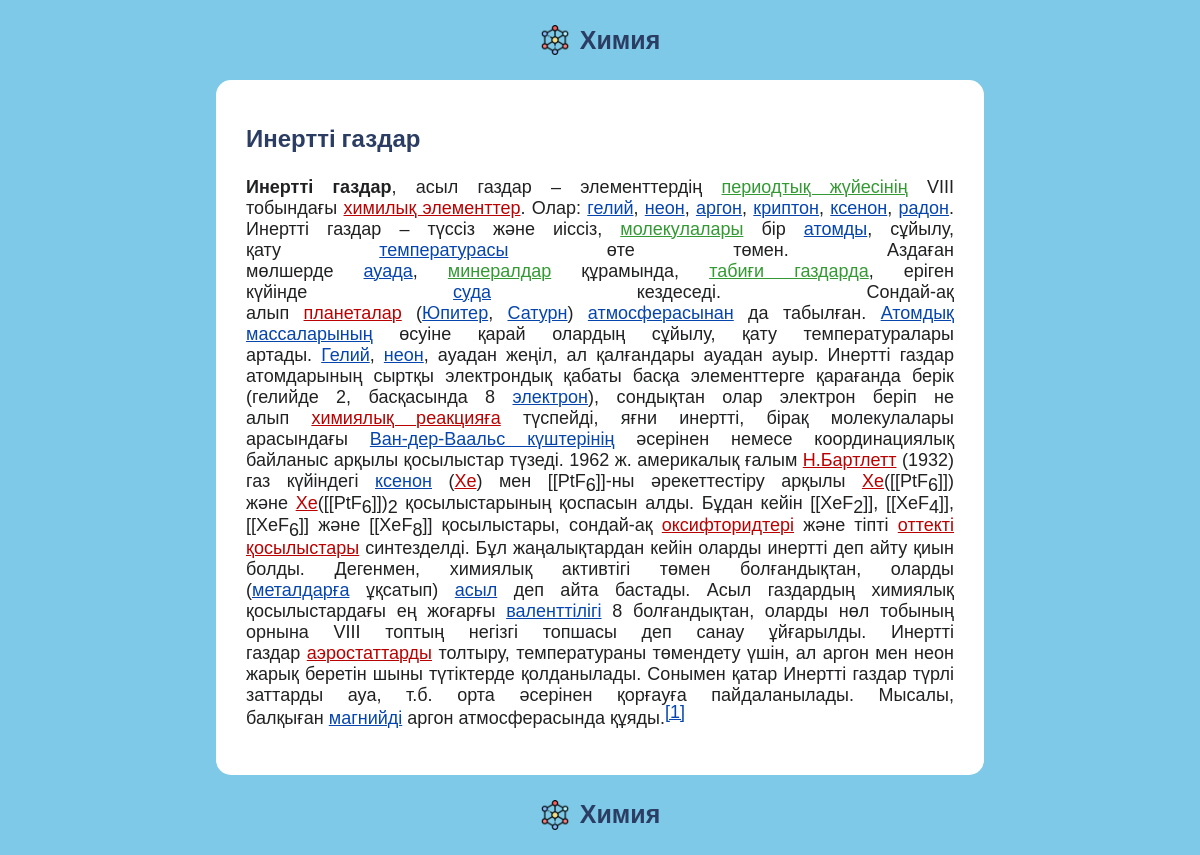
Screenshot of /item.php?id=6 with the database file from the repository.
### tables this page shows
CREATE TABLE items (id INTEGER PRIMARY KEY UNIQUE, name VARCHAR (0, 255), logo TEXT, text TEXT);

### item.php (the view, shortened to what this page needs)
<?php
    include('config.php');
    $id = $_GET['id'];
    $result = $db->prepare("SELECT * FROM items WHERE id = :id");
    $result->execute([':id' => $id]);
    $row = $result->fetchAll(PDO::FETCH_ASSOC);
?>
<!DOCTYPE html>
<html lang="en">
<head>
    <link rel="stylesheet" href="./css/sweetalert2.min.css">
    <link rel="stylesheet" href="./css/style.css">
</head>
<body>
    <header>
        <a href="./">
            <div class="header">
                <img src="./img/logo.png" alt="">
                <span>Химия</span>
            </div>
        </a>
    </header>
    <section>
        <div class="wrapper">
            <div class="block">
                <?php
                    foreach ($row as $row) {
                        ?>
                        <div class="block_title">
                            <h3><?php echo $row['name']; ?></h3>
                        </div>
                        <div class="block_body">
                            <?php echo $row['text']; ?>
                        </div>
                        <?php
                    };
                ?>
            </div>
        </div>
    </section>
    <footer>
        <a href="./">
            <div class="footer">
                <img src="./img/logo.png" alt="">
                <span>Химия</span>
            </div>
        </a>
    </footer>
</body>
</html>

### css/style.css (style rules this page uses)
*, *:before, *:after { box-sizing: border-box; }
body { padding: 0; margin: 0; outline: none; user-select: none; font-family: 'Roboto', sans-serif; background-color: #7dc9e7; }
header { min-height: 10vh; height: 50px; width: 100%; }
section { height: auto; min-height: 80vh; width: 100%; }
.wrapper { max-width: 1140px; width: 100%; margin: 0 auto; }
.block { width: 100%; min-height: 80vh; height: 100%; margin: 0px auto; padding: 30px; border-radius: 15px; background-color: #fff; }
.block_title h3 { margin-top: 15px; font-weight: 600; font-size: 24px; color: #2c3d63; }
header a, .box a, footer a { text-decoration: none; color: inherit; }
footer { min-height: 10vh; height: 50px; width: 100%; }
.header, .footer { height: 100%; display: flex; align-items: center; justify-content: center; }
.header img, .footer img { margin-right: 10px; line-height: 30px; height: 30px; }
.header span, .footer span { font-weight: 600; font-size: 25px; color: #2c3d63; }
@media (max-width: 1200px) { .wrapper { max-width: 768px; width: 100%; } }

### rows the page displays
items: name "Инертті газдар", text "Инертті газдар , асыл газдар – элементтердің периодтық жүйесінің VIII тобындағы химилық элементтер . Олар: гелий , неон , аргон , криптон , ксенон , радон . Инертті газдар – түссіз және иіссіз, молекулалары бір атомды , сұйылу, қату температурасы өте төмен. Аздаған мөлшерде ауада , минералдар құрамында, табиғи газдарда , еріген күйінде суда кездеседі. Сондай-ақ алып планеталар ( Юпитер , Сатурн ) атмосферасынан да табылған. Атомдық массаларының өсуіне қарай олардың сұйылу, қату температуралары артады. Гелий , неон , ауадан жеңіл, ал қалғандары ауадан ауыр. Инертті газдар атомдарының сыртқы электрондық қабаты басқа элементтерге қарағанда берік (гелийде 2, басқасында 8 электрон ), сондықтан…"
